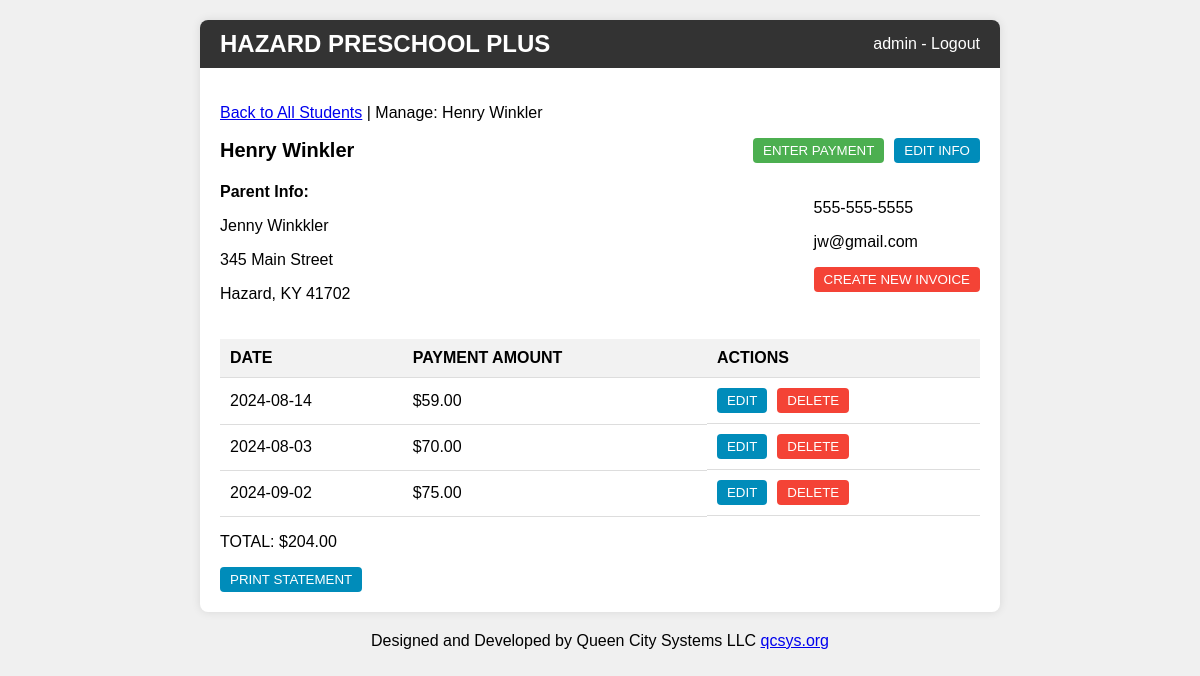
Screenshot of /manage/3 (signed in) with the database file from the repository.
### tables this page shows
CREATE TABLE users
                 (id INTEGER PRIMARY KEY AUTOINCREMENT,
                  username TEXT UNIQUE NOT NULL,
                  password TEXT NOT NULL);

CREATE TABLE Students (
    StudentID INTEGER PRIMARY KEY AUTOINCREMENT,
    ParentID INTEGER,
    FirstName VARCHAR(50) NOT NULL,
    LastName VARCHAR(50) NOT NULL, EnrollmentStatus VARCHAR(10) DEFAULT 'Active',
    FOREIGN KEY (ParentID) REFERENCES Parents(ParentID)
);

CREATE TABLE Parents (
    ParentID INTEGER PRIMARY KEY AUTOINCREMENT,
    FirstName VARCHAR(50) NOT NULL,
    LastName VARCHAR(50) NOT NULL,
    Address VARCHAR(100),
    City VARCHAR(50),
    State VARCHAR(50),
    ZipCode VARCHAR(10),
    Email VARCHAR(100),
    Phone VARCHAR(15)
);

CREATE TABLE Payments (
    PaymentID INTEGER PRIMARY KEY AUTOINCREMENT,
    StudentID INTEGER,
    Amount DECIMAL(10, 2) NOT NULL,
    DatePaid DATE NOT NULL,
    FOREIGN KEY (StudentID) REFERENCES Students(StudentID)
);

### app.py (the view)
@app.route('/manage/<int:student_id>')
@login_required
def manage(user, student_id):
    db = get_db()
    student = db.execute('SELECT * FROM Students WHERE StudentID = ?', (student_id,)).fetchone()
    if student is None:
        flash('Student not found.', 'error')
        return redirect(url_for('index'))
    parent = db.execute('SELECT * FROM Parents WHERE ParentID = ?', (student['ParentID'],)).fetchone()
    payments = db.execute('SELECT * FROM Payments WHERE StudentID = ?', (student_id,)).fetchall()
    db.close()
    total = 0;
    for payment in payments:
        total += payment['Amount']
    context = {
        'parent': parent,
        'student': student,
        'payments': payments,
        'total': total
    }
    return render_template('manage.html', username=user['username'], **context, datetime=datetime)

### utils.py (called while the page is built)
def get_db():
    db = sqlite3.connect('prek_billing.db')
    db.row_factory = sqlite3.Row
    return db

def login_required(f):
    @wraps(f)
    def decorated_function(*args, **kwargs):
        if 'user_id' not in session:
            return redirect(url_for('login'))
        db = get_db()
        user = db.execute('SELECT username FROM users WHERE id = ?', (session['user_id'],)).fetchone()
        db.close()
        return f(user=user, *args, **kwargs)
    return decorated_function

### templates/manage.html (shortened to what this page needs)
{% extends "base.html" %}
{% block content %}
<p> <a href="{{ url_for('index') }}">Back to All Students</a> | Manage: {{ student.FirstName }} {{ student.LastName }}</p>
<div class="student-info">
    <span class="student-name">{{ student.FirstName }} {{ student.LastName }}</span>
    <div class="actions">
        <form action="/enter_payment/{{ student.StudentID }}" method="get" style="display: inline;">
            <button class="button button-primary">ENTER PAYMENT</button>
        </form>
        <form action="/edit_student/{{ student.StudentID }}" method="get" style="display: inline;">
            <button class="button button-secondary" action="submit">EDIT INFO</button>
        </form>
    </div>
</div>
<div class="parent-info">
    <div>
        <strong>Parent Info:</strong>
        <p>{{ parent.FirstName }} {{ parent.LastName }}</p>
        <p>{{ parent.Address }}</p>
        <p>{{ parent.City }}, {{ parent.State }} {{ parent.Zipcode }}</p>
    </div>
    <div>
        <p>{{ parent.Phone }}</p>
        <p>{{ parent.Email }}</p>
        <form action="/bill_student/{{ student.StudentID }}" method="GET" style="display: inline;">
            <button class="button button-warning" action="submit">CREATE NEW INVOICE</button>
        </form>
    </div>
</div>
<table>
    <thead>
        <tr>
            <th>DATE</th>
            <th>PAYMENT AMOUNT</th>
            <th>ACTIONS</th>
        </tr>
    </thead>
    <tbody>
        {% for payment in payments %}
        <tr>
            <td>{{ payment.DatePaid }}</td>
            <td>${{ '%.2f' | format(payment.Amount) }}</td>
            <td class="actions">
                <form action="/edit_payment/{{ student.StudentID }}/{{ payment.PaymentID }}" method="post" style="display: inline;">
                    <button class="button button-secondary" action="submit">EDIT</button>
                </form>
                <form action="/delete_payment/{{ student.StudentID }}/{{ payment.PaymentID }}" method="POST" style="display: inline;">
                    <button class="button button-warning" action="submit" onclick="return confirm('Are you sure you want to delete this payment?');">DELETE</button>
                </form>
            </td>
        </tr>
        {% endfor %}
    </tbody>
</table>
<div class="total">
    <p>TOTAL: ${{ '%.2f' | format(total) }}</p>
    <form action="/generate_statement/{{ student.StudentID }}" method="POST" style="display: inline;">
        <button class="button button-secondary" action="submit">PRINT STATEMENT</button>
    </form>
</div>
{% endblock %}

### templates/base.html (shortened to what this page needs)
<!DOCTYPE html>
<html lang="en">
<head>
    <link rel="stylesheet" href="{{ url_for('static', filename='css/light_styles.css') }}">
</head>
<body>
    <div class="container">
        <header>
            <h1>HAZARD PRESCHOOL PLUS</h1>
            {% if username %}
                <a href="{{ url_for('logout') }}" class="logout">{{ username }} - Logout</a>
            {% endif %}
        </header>
        <div class="content">
            {% block content %}{% endblock %}
        </div>
    </div>
    <footer style="text-align: center; margin-top: 20px;">
        Designed and Developed by Queen City Systems LLC <a href="https://qcsys.org" target="_blank">qcsys.org</a>
    </footer>
</body>
</html>

### static/css/light_styles.css (style rules this page uses)
body { font-family: Arial, sans-serif; margin: 0; padding: 0; background-color: #f0f0f0; }
.container { max-width: 800px; margin: 20px auto; background-color: #fff; border-radius: 8px; box-shadow: 0 0 10px rgba(0,0,0,0.1); overflow: hidden; }
header { background-color: #333; color: #fff; padding: 10px 20px; display: flex; justify-content: space-between; align-items: center; }
h1 { margin: 0; font-size: 24px; }
.logout { color: #fff; text-decoration: none; }
.content { padding: 20px; }
.student-info { display: flex; justify-content: space-between; align-items: center; margin-bottom: 20px; }
.student-name { font-size: 20px; font-weight: bold; }
.parent-info { display: flex; justify-content: space-between; margin-bottom: 20px; }
table { width: 100%; border-collapse: collapse; }
th, td { padding: 10px; text-align: left; border-bottom: 1px solid #ddd; }
th { background-color: #f2f2f2; }
.actions { display: flex; gap: 10px; }
.button { padding: 5px 10px; border: none; border-radius: 4px; cursor: pointer; }
.button-primary { background-color: #4CAF50; color: white; }
.button-secondary { background-color: #008CBA; color: white; }
.button-warning { background-color: #f44336; color: white; }
form { display: grid; gap: 15px; }

### rows the page displays
users: username "admin"
Students: FirstName "Henry", LastName "Winkler"
Parents: FirstName "Jenny", LastName "Winkkler", Address "345 Main Street", City "Hazard", State "KY", Zipcode "41702", Phone "555-555-5555", Email "jw@gmail.com"
Payments: DatePaid "2024-08-14", Amount "59.00"
Payments: DatePaid "2024-08-03", Amount "70.00"
Payments: DatePaid "2024-09-02", Amount "75.00"

### other values shown
{{ '%.2f' | format(total) }} "204.00"
